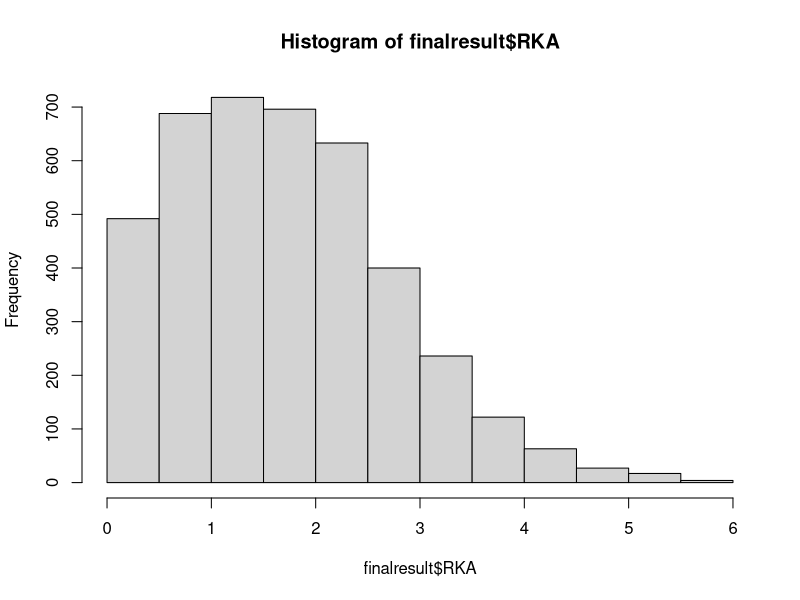

The R source for this figure:
# HiTSEQ calculator based on R
#Written by Hsuan-Chun Lin
#version 1.5
#The original edition calculate Xi as Si0/sum(si0)

#Data input
#print("Please input your filename (in .csv format)")
#filename <- readline()
#filename <- paste(filename,".csv",sep="")

#import your .csv file as test
test.import <- read.csv('import_data.csv', header=T)

test <- test.import[-(1:2),]
frac <- 1-as.numeric(test.import[1,2:5])
Enzyme <- as.numeric(test.import[2,2:5])

names(test)<-c("sequence","t0","t1","t2","t3")
rm(filename)

#calculate the summation and mole fraction
sum <- apply(test[,2:5],2,sum)
test$ft0 <- test$t0/sum[1]
test$ft1 <- test$t1/sum[2]
test$ft2 <- test$t2/sum[3]
test$ft3 <- test$t3/sum[4]

#calculate the fraction of individual substrate
test$fr0 <- 1-test$ft0/test$ft0*frac[1]
test$fr1 <- 1-test$ft1/test$ft0*frac[2]
test$fr2 <- 1-test$ft2/test$ft0*frac[3]
test$fr3 <- 1-test$ft3/test$ft0*frac[4]

#convert negative to random small amount in test

for(i in 1:length(test[,1])){
  for(j in 10:13){
   if(test[i,j] < 0){
     test[i,j] <- abs(rnorm(1,0)/100)
   } 
  }
}

#fitting
test$K <- 0
start.values = list(K = 0.01)
for (i in 1:length(test[,1])){
  data.ft <- cbind(Enzyme,t(test[i,10:13]))
  data.ft <- data.frame(data.ft)
  names(data.ft) <- c("Enzyme","f")
  dirf <- nls( f ~ Enzyme/(Enzyme + K), data = data.ft, start = start.values)
  test$K[i] <- coef(dirf)
  
}
finalresult <- test[,c("sequence","K")]
finalresult$KA <- 1/finalresult$K
finalresult$RKA <- finalresult$KA/finalresult$KA[3]

write.csv(finalresult,"output.csv")

hist(finalresult$RKA)
